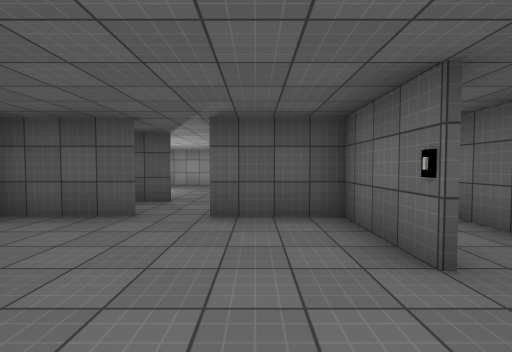
[1] (above)

22 first-person views from a walk through a Unity game level. The camera is 1.4 m above the floor, tilts 2° down and sees 90° across. The floor is counted in squares, 2 m on a side. Each view is taken from the middle of a square. On the plan, view 1 faces up. The plan holds only what a view shows up to about 9 squares ahead; the rest is blank. The player character is not drawn. Some animated figures are left out. Door leaves are left out, so doorways stand open. Some surface patterns are stand-ins.

[2]
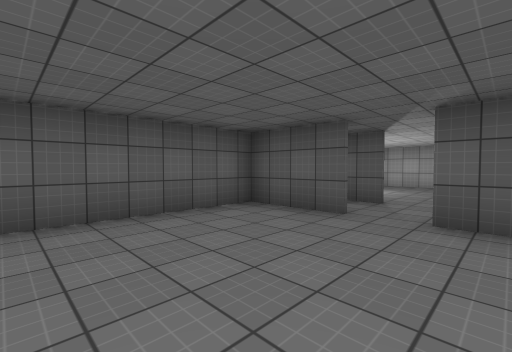

[3]
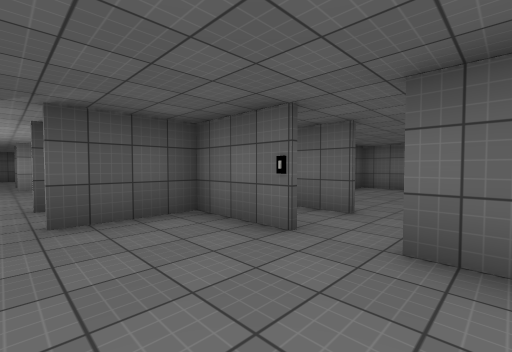

[4]
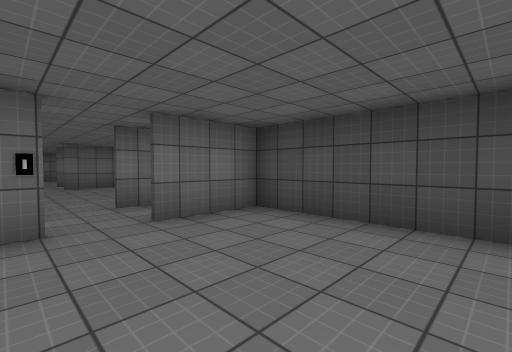

[5]
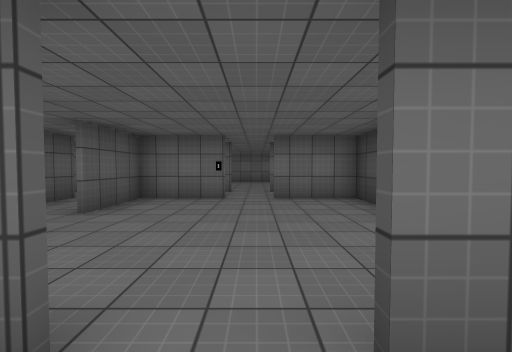

[6]
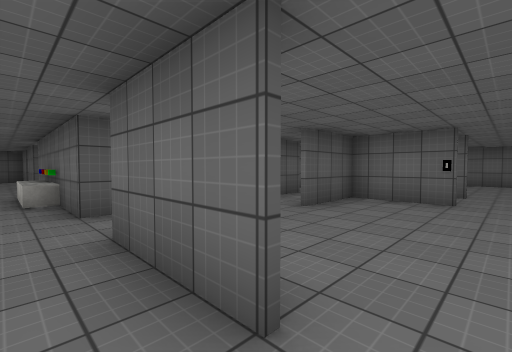

[7]
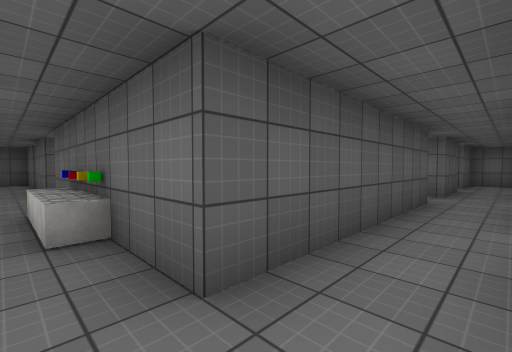

[8]
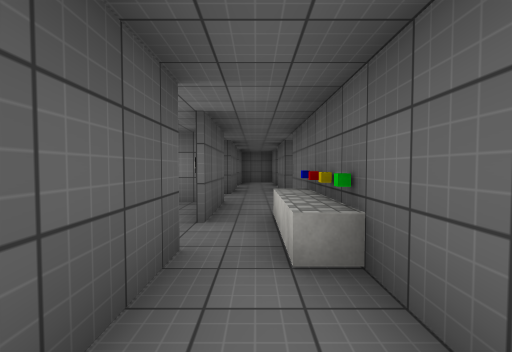

[9]
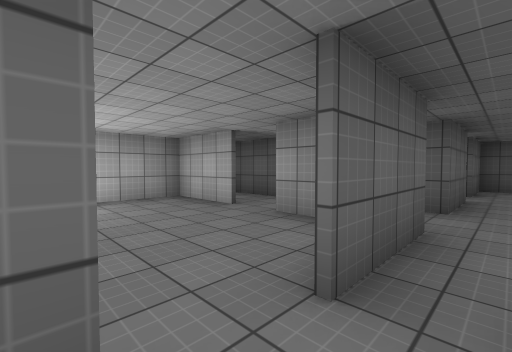

[10]
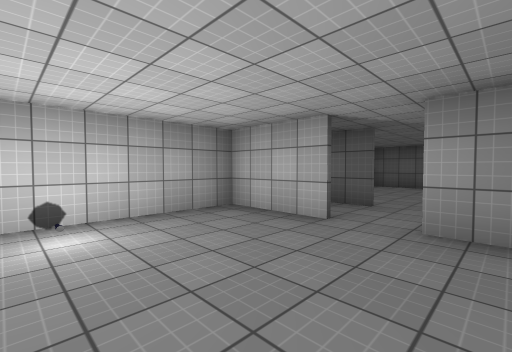

[11]
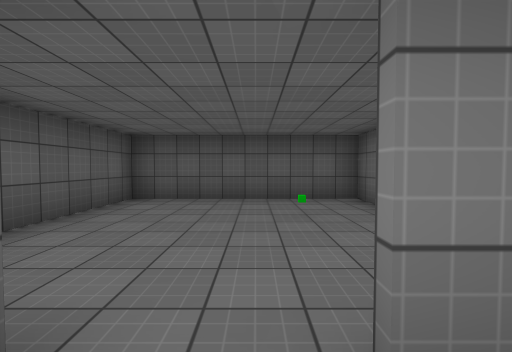

[12]
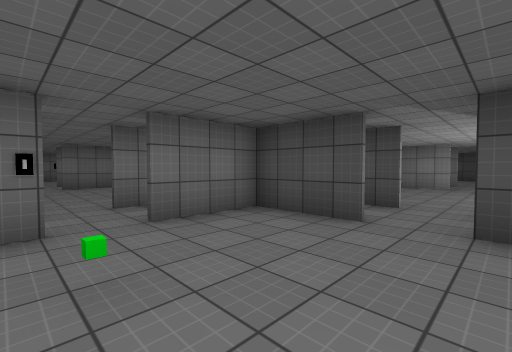

[13]
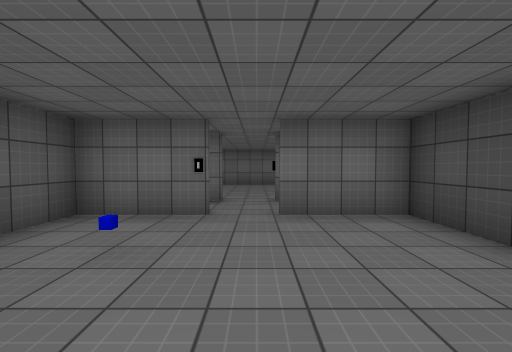

[14]
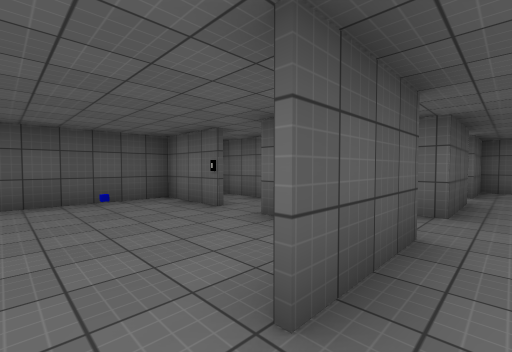

[15]
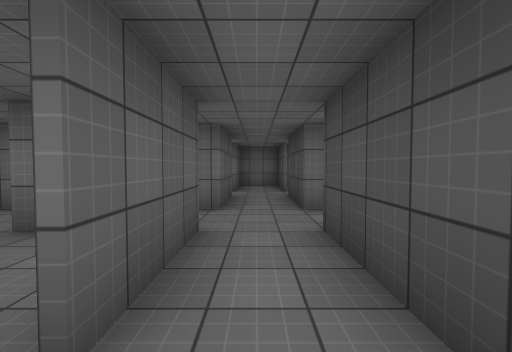

[16]
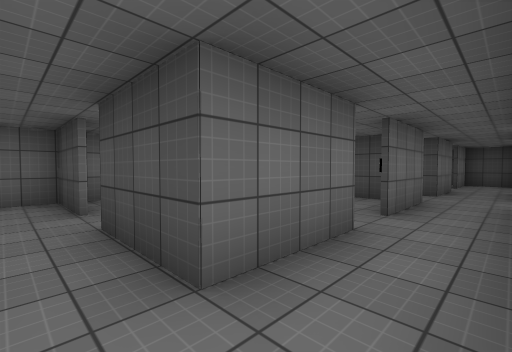

[17]
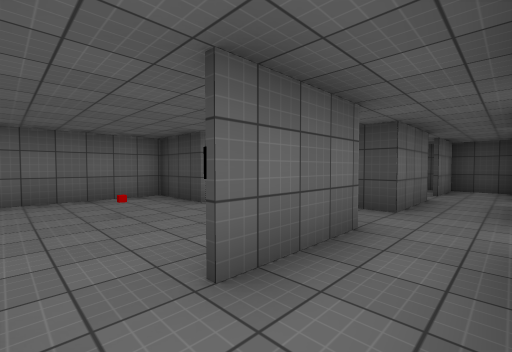

[18]
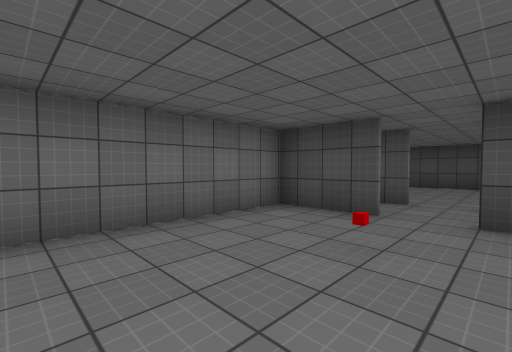

[19]
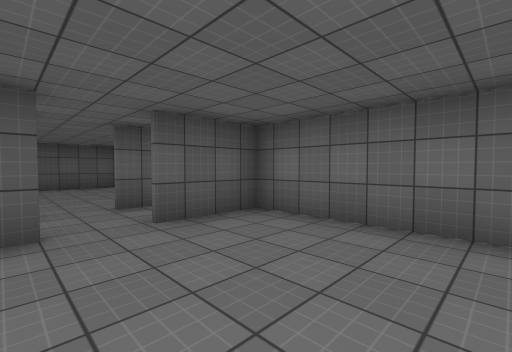

[20]
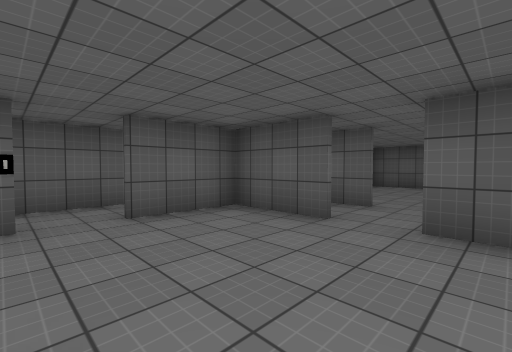

[21]
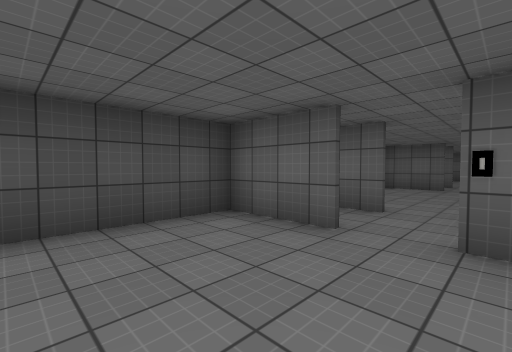

[22]
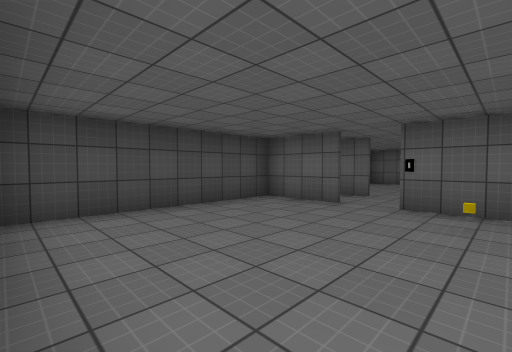

### Floor plan
Ten units are one square. View 1 is at (0, 0); x grows to the right and y downward. Boxes are objects, and circles mark ways between rooms. Rooms are numbered by the first view taken in them; rooms with no view inside come last. Other rooms are left out.
<svg viewBox="-42 -173 189 190">
<path fill="none" stroke="#000" d="M-21 12 13 12 13 -6M-16 -36 -37 -36 -37 1M13 -24 13 -36 -8 -36M28 -16 28 -26M28 0 28 -6M28 -26 28 -38M14 -72 14 -56M79 -51 28 -51 28 -75M-16 -101 -37 -101 -37 -69M-8 -52 8 -52M9 -101 -8 -101M28 -116 28 -138M14 -102 14 -81M14 -138 14 -116 -8 -116M28 -146 28 -160M-8 -102 0 -102M28 -85 28 -102M-18 -116 -35 -116M21 -166 4 -166M14 -166 14 -154M4 -166 -37 -166 -37 -136M13 -158 13 -168M-8 -117 13 -117 13 -138M78 -154 78 -166 49 -166M92 -146 92 -165M61 -117 78 -117 78 -138M79 -88 79 -71M79 -116 58 -116M92 -81 92 -102 112 -102M56 -102 79 -102M114 -116 92 -116M122 -102 142 -102M92 -51 92 -66M141 -100 141 -116 122 -116M122 -52 141 -52M100 -52 112 -52M114 -101 93 -101 93 -81M141 -40 141 -100M142 -101 122 -101M141 -10 141 -16M93 -6 93 12M93 -31 93 -25M79 12 141 12M28 -75 28 -85"/>
<rect x="5" y="-25" width="10" height="10" fill="#bbb"><title>other object</title></rect>
<rect x="-35" y="-75" width="10" height="10" fill="#bbb"><title>other object</title></rect>
<rect x="5" y="-155" width="10" height="10" fill="#bbb"><title>other object</title></rect>
<rect x="-5" y="-155" width="10" height="10" fill="#bbb"><title>green cube</title></rect>
<rect x="55" y="-155" width="10" height="10" fill="#bbb"><title>blue cube</title></rect>
<rect x="75" y="-155" width="10" height="10" fill="#bbb"><title>other object</title></rect>
<rect x="85" y="-75" width="10" height="10" fill="#bbb"><title>other object</title></rect>
<rect x="115" y="-75" width="10" height="10" fill="#bbb"><title>red cube</title></rect>
<rect x="75" y="-25" width="10" height="10" fill="#bbb"><title>other object</title></rect>
<rect x="85" y="-25" width="10" height="10" fill="#bbb"><title>other object</title></rect>
<rect x="95" y="-35" width="10" height="10" fill="#bbb"><title>other object</title></rect>
<rect x="15" y="-85" width="10" height="10" fill="#bbb"><title>other object</title></rect>
<circle cx="10" cy="-10" r="3" fill="#2a7"/>
<circle cx="-15" cy="-45" r="3" fill="#2a7"/>
<circle cx="20" cy="-35" r="3" fill="#2a7"/>
<circle cx="80" cy="-60" r="3" fill="#2a7"/>
<circle cx="20" cy="-65" r="3" fill="#2a7"/>
<circle cx="-15" cy="-100" r="3" fill="#2a7"/>
<circle cx="10" cy="-70" r="3" fill="#2a7"/>
<circle cx="10" cy="-80" r="3" fill="#2a7"/>
<circle cx="-15" cy="-120" r="3" fill="#2a7"/>
<circle cx="10" cy="-140" r="3" fill="#2a7"/>
<circle cx="30" cy="-145" r="3" fill="#2a7"/>
<circle cx="20" cy="-95" r="3" fill="#2a7"/>
<circle cx="55" cy="-120" r="3" fill="#2a7"/>
<circle cx="115" cy="-100" r="3" fill="#2a7"/>
<circle cx="90" cy="-80" r="3" fill="#2a7"/>
<circle cx="115" cy="-45" r="3" fill="#2a7"/>
<text x="-20" y="-10">1</text>
<text x="20" y="-10">2</text>
<text x="40" y="-50">3</text>
<text x="-20" y="-80">4</text>
<text x="20" y="-120">5</text>
<text x="-20" y="-150">6</text>
<text x="60" y="-150">7</text>
<text x="80" y="-100">8</text>
<text x="120" y="-70">9</text>
<text x="120" y="-10">10</text>
<text x="10" y="-80">11</text>
</svg>
Room 1 opens to room 2. Room 1 opens to room 4. Room 2 opens to room 3. Room 3 opens to room 8. Room 3 opens to room 11. Room 4 opens to room 5. Room 4 opens to room 11. Room 5 opens to room 6. Room 5 opens to room 7. Room 5 opens to room 11. Room 7 opens to room 8. Room 8 opens to room 9. Room 9 opens to room 10.

Where each view was taken, in squares from view 1:
view 1: 0 up, 0 right, facing up
view 2: 0 up, 0 right, facing up-left
view 3: 0 up, 1 left, facing up-right
view 4: 2 up, 2 left, facing down-right
view 5: 1 up, 2 right, facing right
view 6: 1 up, 2 right, facing up-right
view 7: 4 up, 2 right, facing up-right
view 8: 5 up, 2 right, facing up
view 9: 7 up, 2 right, facing up-left
view 10: 7 up, 0 right, facing up-left
view 11: 11 up, 1 left, facing up
view 12: 15 up, 2 left, facing down-right
view 13: 14 up, 4 right, facing right
view 14: 11 up, 5 right, facing up-right
view 15: 11 up, 5 right, facing right
view 16: 11 up, 8 right, facing down-right
view 17: 8 up, 8 right, facing down-right
view 18: 9 up, 11 right, facing down-right
view 19: 7 up, 11 right, facing up-right
view 20: 7 up, 13 right, facing up-left
view 21: 2 up, 12 right, facing down-left
view 22: 3 up, 14 right, facing down-left
